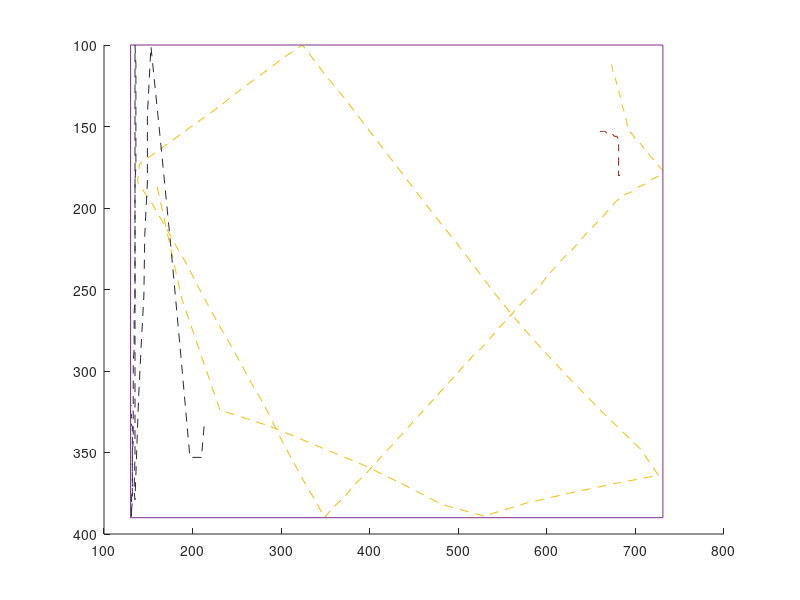

Write MATLAB code to recreate this figure. (Note: this script raises an error after producing the figure.)
clear;clc; close all

pos = [[681,180,160,187,213,334];[681,180,188,256,213,334];[681,180,231,324,210,353];[681,180,288,334,197,353];[681,180,341,346,186,286];[681,180,390,357,175,221];[682,180,436,369,164,160];[682,180,482,382,153,101];[681,180,529,389,149,143];[682,180,577,381,149,184];[681,180,625,375,146,217];[681,180,677,369,145,254];[681,180,726,364,142,284];[681,180,706,348,139,317];[681,180,664,326,137,348];[681,180,628,306,135,379];[681,180,597,288,134,374];[681,180,569,271,135,351];[681,180,542,253,135,331];[681,180,517,235,135,313];[681,180,493,218,135,295];[681,180,468,201,135,278];[681,180,444,184,135,261];[681,180,420,167,135,243];[681,180,396,150,135,227];[681,180,372,133,135,210];[681,180,348,117,135,193];[681,180,324,100,135,176];[681,180,302,108,135,160];[681,180,278,118,135,143];[681,180,255,127,135,126];[681,180,232,137,135,111];[681,180,209,146,135,100];[681,180,186,155,136,112];[681,180,163,164,136,121];[681,180,140,173,136,130];[681,180,138,184,136,139];[681,180,155,198,136,148];[681,180,169,211,136,157];[681,180,181,223,136,166];[681,180,194,235,136,175];[681,180,206,248,135,183];[681,180,218,260,135,192];[681,180,230,272,135,200];[681,180,243,284,135,208];[681,180,255,296,135,217];[681,180,267,308,135,225];[681,180,280,320,135,233];[681,180,291,332,135,241];[681,180,302,344,135,249];[681,180,314,356,135,257];[681,180,326,368,134,264];[681,180,338,379,134,272];[681,180,349,390,134,279];[681,180,360,383,134,287];[681,180,372,377,133,294];[681,180,382,370,133,301];[681,180,394,364,133,308];[681,180,404,358,133,316];[681,180,414,352,133,323];[681,180,426,345,133,329];[681,180,436,339,133,336];[681,180,446,333,133,343];[681,180,456,327,132,349];[681,180,466,321,132,356];[681,180,476,315,132,362];[681,180,486,309,132,368];[681,180,496,303,132,374];[681,180,506,297,132,380];[681,180,516,291,131,386];[681,180,526,286,131,390];[681,180,536,280,131,387];[681,180,545,274,131,383];[681,180,554,269,131,381];[681,180,564,263,131,377];[681,180,572,258,132,374];[681,180,582,253,132,371];[681,180,592,248,132,369];[681,180,600,242,132,366];[681,180,610,236,132,363];[681,180,618,231,132,360];[681,180,628,226,132,358];[681,180,636,221,132,356];[681,180,644,216,132,353];[681,180,653,211,132,351];[681,180,662,206,132,349];[681,180,670,201,132,347];[681,180,678,196,132,345];[681,179,687,192,132,343];[681,177,696,190,132,341];[681,176,704,187,132,339];[681,174,712,185,132,337];[681,171,720,182,132,336];[681,169,728,180,132,334];[681,168,731,177,131,333];[681,167,726,174,132,331];[681,165,722,171,131,330];[681,163,718,169,131,329];[681,162,714,166,131,328];[681,161,709,163,131,327];[680,160,705,160,130,326];[680,159,700,158,130,325];[680,158,697,155,130,324];[680,157,693,153,130,324];[679,156,691,150,130,323];[676,156,690,147,130,323];[675,155,689,145,130,322];[673,155,688,142,131,322];[671,154,686,139,131,321];[670,154,685,137,131,321];[668,154,684,134,131,321];[667,154,683,132,131,321];[666,153,682,130,131,321];[665,153,681,128,131,321];[664,153,680,126,131,321];[663,153,679,124,131,321];[662,153,678,122,131,321];[661,153,677,120,131,321];[660,153,676,118,131,321];[659,153,675,117,131,321];[659,153,674,115,131,321];[658,153,674,114,131,321];[657,153,673,112,131,321];[657,153,672,111,131,321];[657,153,672,110,131,321];[657,152,670,109,131,321]];
ball_diam = 11;

x_min = min(min(pos(:,[1 3 5])));
x_max = max(max(pos(:,[1 3 5])));
y_min = min(min(pos(:,[2 4 6])));
y_max = max(max(pos(:,[2 4 6])));

ScoreSheet = figure(1);

hold on

plot(pos(:,1),pos(:,2),'color',[0.631 0.075 0.004],'lineStyle','--');
plot(pos(:,3),pos(:,4),'color',[0.929 0.761 0.016],'lineStyle','--');
plot(pos(:,5),pos(:,6),'color',[0.157 0.157 0.235],'lineStyle','--');
axis ij

line([x_min x_max],[y_min y_min]);
line([x_min x_max],[y_max y_max]);
line([x_min x_min],[y_min y_max]);
line([x_max x_max],[y_min y_max]);

posleft = [pos;pos(end,:);pos(end,:)];
posright = [pos(1,:);pos(1,:);pos];
pos = [pos(1,:);pos;pos(end,:)];

n_frames = numel(pos)/6;

vel = (posright-posleft)/2;
acc = (posright-2*pos+posleft)/4;

dist(1) = floor(sum(sqrt(vel(2:end-1,1).^2+vel(2:end-1,2).^2)));
dist(2) = floor(sum(sqrt(vel(2:end-1,3).^2+vel(2:end-1,4).^2)));
dist(3) = floor(sum(sqrt(vel(2:end-1,5).^2+vel(2:end-1,6).^2)));

velleft=[vel(2:end,:);vel(end,:)];
velright=[vel(1,:);vel(1:end-1,:)];

moving(:,1) = (pos(:,1)-pos(1,1)).^2 + (pos(:,2)-pos(1,2)).^2 >= 100;
moving(:,2) = (pos(:,3)-pos(1,3)).^2 + (pos(:,4)-pos(1,4)).^2 >= 100;
moving(:,3) = (pos(:,5)-pos(1,5)).^2 + (pos(:,6)-pos(1,6)).^2 >= 100;

moving_ind = find(moving);
player_ball = ceil(min(moving_ind(mod(moving_ind-1,n_frames)==min(mod(moving_ind-1,n_frames))))/n_frames);

if player_ball == 1
    player='red';
    ball_a = 2;
    ball_b = 3;
elseif player_ball == 2
    player='yellow';
    ball_a = 1;
    ball_b = 3;
else
    player='white';
    player_ball = 3;
    ball_a = 1;
    ball_b = 2;
end

vel_comp = sqrt(max(vel(:,2*player_ball-1).^2+vel(:,2*player_ball).^2,max(velleft(:,2*player_ball-1).^2+velleft(:,2*player_ball).^2,velright(:,2*player_ball-1).^2+velright(:,2*player_ball).^2)));

vel_comp_a = ball_diam + sqrt(max((vel(:,2*player_ball-1)-vel(:,2*ball_a-1)).^2+(vel(:,2*player_ball)-vel(:,2*ball_a)).^2,max((velleft(:,2*player_ball-1)-velleft(:,2*ball_a-1)).^2+(velleft(:,2*player_ball)-velleft(:,2*ball_a)).^2,(velright(:,2*player_ball-1)-velright(:,2*ball_a-1)).^2+(velright(:,2*player_ball)-velright(:,2*ball_a)).^2)));
vel_comp_b = ball_diam + sqrt(max((vel(:,2*player_ball-1)-vel(:,2*ball_b-1)).^2+(vel(:,2*player_ball)-vel(:,2*ball_b)).^2,max((velleft(:,2*player_ball-1)-velleft(:,2*ball_b-1)).^2+(velleft(:,2*player_ball)-velleft(:,2*ball_b)).^2,(velright(:,2*player_ball-1)-velright(:,2*ball_b-1)).^2+(velright(:,2*player_ball)-velright(:,2*ball_b)).^2)));

band_touch_left = velleft(:,2*player_ball-1) < 0 & velright(:,2*player_ball-1) > 0 & (pos(:,2*player_ball-1)-x_min) <= vel_comp;
band_touch_right = velleft(:,2*player_ball-1) > 0 & velright(:,2*player_ball-1) < 0 & (-pos(:,2*player_ball-1)+x_max) <= vel_comp;
band_touch_up = velleft(:,2*player_ball) < 0 & velright(:,2*player_ball) > 0 & (pos(:,2*player_ball)-y_min) <= vel_comp;
band_touch_down = velleft(:,2*player_ball) > 0 & velright(:,2*player_ball) < 0 & (-pos(:,2*player_ball)+y_max) <= vel_comp;
ball_touch_a = (abs(acc(:,2*player_ball-1)) > 0 | abs(acc(:,2*player_ball)) > 0) & (abs(acc(:,2*ball_a-1)) > 0 | abs(acc(:,2*ball_a)) > 0) & ((pos(:,2*player_ball-1)-pos(:,2*ball_a-1)).^2 + (pos(:,2*player_ball)-pos(:,2*ball_a)).^2) < vel_comp_a.^2;
ball_touch_b = (abs(acc(:,2*player_ball-1)) > 0 | abs(acc(:,2*player_ball)) > 0) & (abs(acc(:,2*ball_b-1)) > 0 | abs(acc(:,2*ball_b)) > 0) & ((pos(:,2*player_ball-1)-pos(:,2*ball_b-1)).^2 + (pos(:,2*player_ball)-pos(:,2*ball_b)).^2) < vel_comp_b.^2;

band_touch_left_left = [band_touch_left(2:end);band_touch_left(end)];
band_touch_right_left = [band_touch_right(2:end);band_touch_right(end)];
band_touch_up_left = [band_touch_up(2:end);band_touch_up(end)];
band_touch_down_left = [band_touch_down(2:end);band_touch_down(end)];
ball_touch_a_left = [ball_touch_a(2:end);ball_touch_a(end)];
ball_touch_b_left = [ball_touch_b(2:end);ball_touch_b(end)];

band_touch_left(band_touch_left & band_touch_left_left) = 0;
band_touch_right(band_touch_right & band_touch_right_left) = 0;
band_touch_up(band_touch_up & band_touch_up_left) = 0;
band_touch_down(band_touch_down & band_touch_down_left) = 0;
ball_touch_a(ball_touch_a & ball_touch_a_left) = 0;
ball_touch_b(ball_touch_b & ball_touch_b_left) = 0;

band_touch=find(band_touch_left | band_touch_right | band_touch_up | band_touch_down);
ball_touch_a = find(ball_touch_a);
ball_touch_b = find(ball_touch_b);

plot(pos(band_touch,2*player_ball-1),pos(band_touch,2*player_ball),'sq','lineStyle','none','color',[0.000000,0.000000,0.000000]);
plot(pos(ball_touch_a,2*player_ball-1),pos(ball_touch_a,2*player_ball),'o','lineStyle','none','color',[0.000000,0.000000,0.000000]);
plot(pos(ball_touch_b,2*player_ball-1),pos(ball_touch_b,2*player_ball),'o','lineStyle','none','color',[0.000000,0.000000,0.000000]);

win = 0;

if numel(ball_touch_a) && numel(ball_touch_b) && numel(band_touch)>=3
    if max(ball_touch_a) < min(ball_touch_b)
        band_touch = band_touch(band_touch>max(ball_touch_a) & band_touch<min(ball_touch_b));
        if numel(band_touch)>=3
            win = 1;
        end
    else
        band_touch = band_touch(band_touch>max(ball_touch_b) & band_touch<min(ball_touch_a));
        if numel(band_touch)>=3
            win = 1;
        end
    end
end

if numel(ball_touch_a) && numel(ball_touch_b)
    balls_touched_t = "2 balls touched";
elseif numel(ball_touch_a) || numel(ball_touch_b)
    balls_touched_t = "1 ball touched";
else
    balls_touched_t = "No ball touched";
end

if numel(band_touch) >= 2
    band_touched_t = sprintf("%d bands touched",numel(band_touch));
elseif numel(band_touch) == 1
    band_touched_t = "1 band touched";
else
    band_touched_t = "No band touched";
end

if win
    win_mess = "You won. You're wonderful <3";
else
    win_mess = "You lost. You litte shit.";
end

text_to_display = {sprintf("Scores for player %s",player),balls_touched_t,band_touched_t,sprintf("dist(r) = %dpx",dist(1)),sprintf("dist(y) = %dpx",dist(2)),sprintf("dist(w) = %dpx",dist(3)),win_mess};
x_text = x_min + [1 13 13 1 7 13 1]*(x_max-x_min)/18;
y_text = y_max + [14 14 43 72 72 72 43];
text(x_text,y_text,text_to_display);

time_t = floor(clock);
scoresheet_title = sprintf('Scores Sheet - F2 - %s %dh%dmin%ds',date,time_t(4:6));
sgtitle(scoresheet_title)

axis([x_min-5 x_max+5 y_min-5 y_max+100]);
set(gca,'visible','off');
set(gca,'xtick',[]);

set(gcf, 'PaperUnits', 'centimeters', 'Units', 'centimeters');
set(gcf, 'PaperSize', [29.7 21]);
set(gcf, 'Position', [0.5 0.5 28.7 20]);

saveas(ScoreSheet,'ScoreSheet','pdf');
open('ScoreSheet.pdf');

clc;clear;

return
